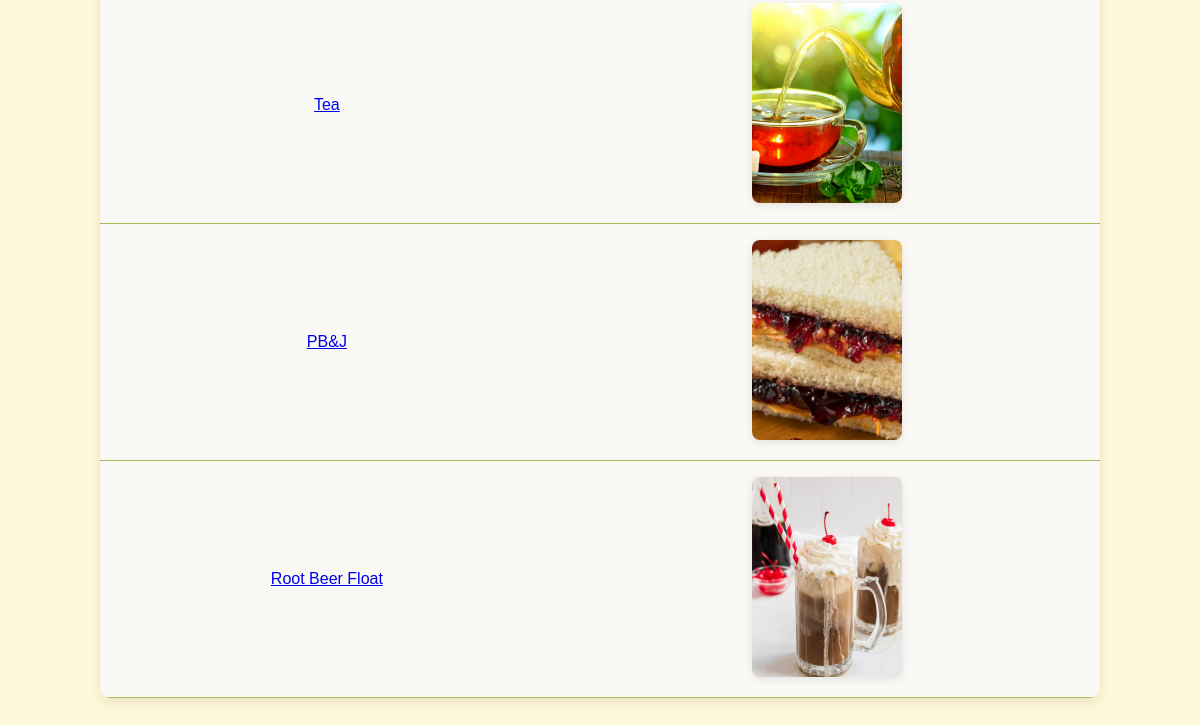
/recipes/ (signed in, lower part), run on an earlier commit of the app's database.
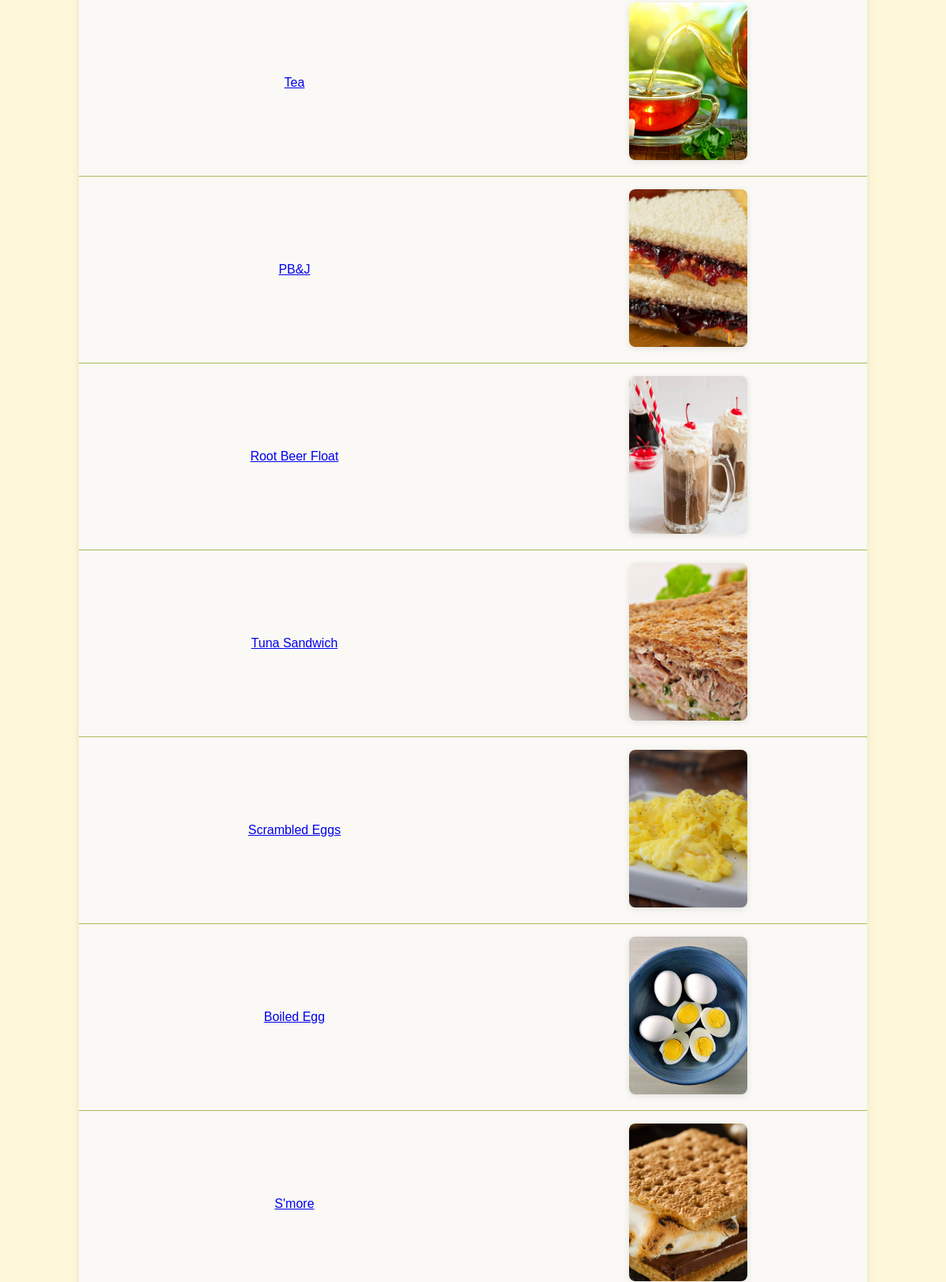
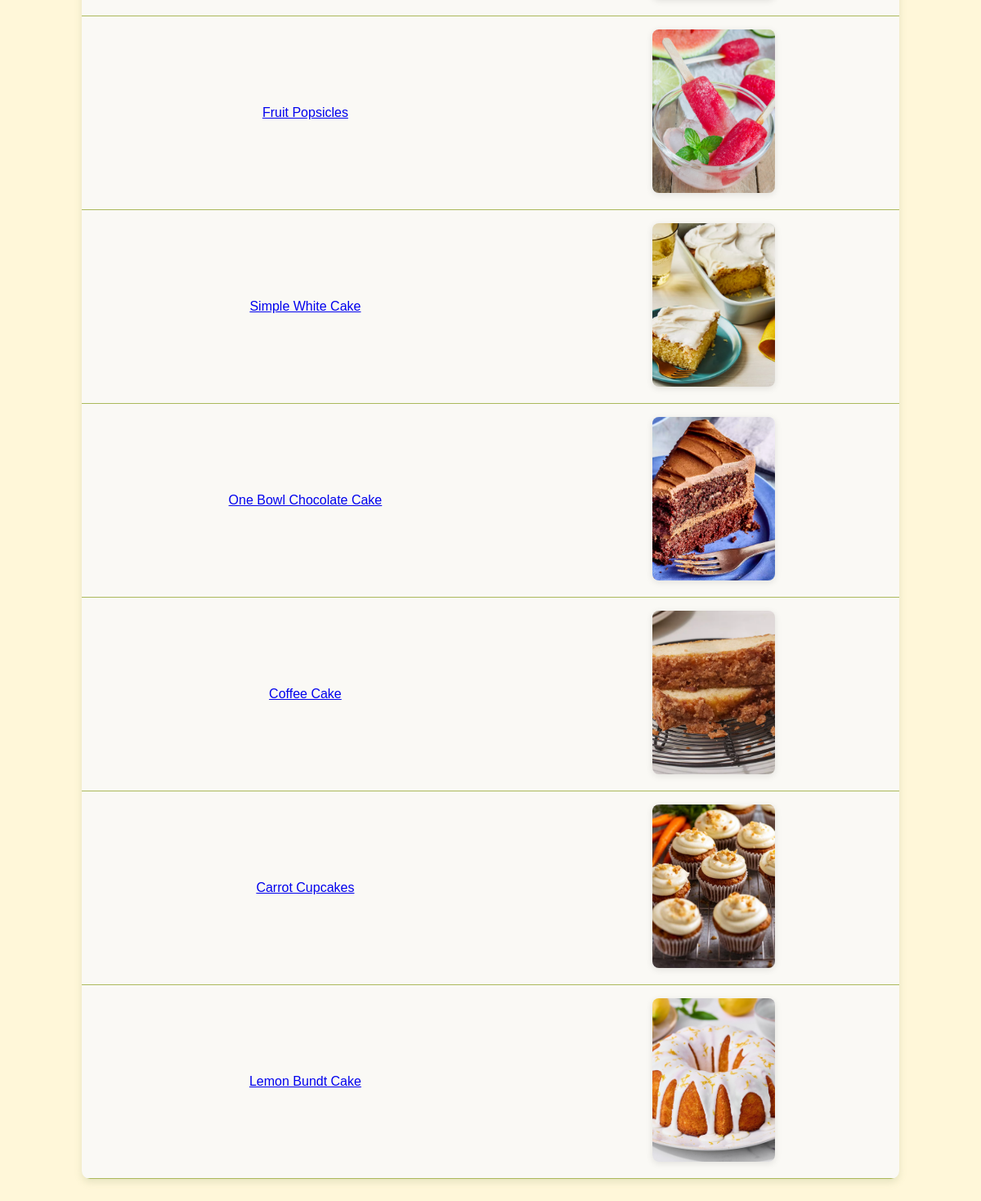
And on a later commit of the database (2 pictures, top to bottom).
### recipes/models.py (models this page shows, shortened)
class Recipe(models.Model):
  recipe_id=models.AutoField(primary_key=True)
  name=models.CharField(max_length=120)
  ingredients=models.TextField(default="no ingredients")
  cooking_time=models.FloatField(help_text="in minutes")
  difficulty=models.CharField(max_length=20, choices=difficulty_choices, default='easy')
  pic = models.ImageField(upload_to='recipes', default='no_picture.jpg')
  def get_absolute_url(self):
       return reverse ('detail', kwargs={'pk': self.pk})

### recipes/views.py (the view)
# urls.py: path('recipes/', RecipeListView.as_view(), name='recipe_list'),
class RecipeListView(LoginRequiredMixin, ListView):
    model = Recipe
    template_name = 'recipes/main.html'

### recipes/templates/recipes/main.html (shortened to what this page needs)
{% load static %}
<!DOCTYPE html>
<html lang="en">
<head>
    <link rel="stylesheet" href="{% static 'recipes/style.css' %}">
</head>
<body class="no-bg-image">
<div class="table-wrapper">
    <table>
    <tbody>
    {% for object in object_list %}
        <tr>
            <td>
            <a href="{{ object.get_absolute_url }}">{{ object.name }}</a>
            </td>
            <td>
            <img src="{{ object.pic.url }}" width="150" height="200" alt="{{ object.name }}">
            </td>
        </tr>
    {% endfor %}
    </tbody>
    </table>
</div>
</body>
</html>

### recipes/static/recipes/style.css (style rules this page uses)
body, html { margin: 0; padding: 0; height: 100%; font-family: 'Quicksand', sans-serif; color: #333; background-color: #FFF7D9; }
body.no-bg-image { background-image: none !important; background-color: #FFF7D9 !important; background-attachment: scroll !important; }
table { width: 100%; border-collapse: collapse; margin: 2rem auto; background-color: #FAF9F5; border-radius: 10px; overflow: hidden; box-shadow: 0 4px 10px rgba(130, 148, 97, 0.2); font-family: 'Quicksand', sans-serif; }
th, td { padding: 1rem; text-align: center; color: #333; border-bottom: 1px solid #ABB95B; }
img { border-radius: 8px; object-fit: cover; box-shadow: 0 2px 8px rgba(0,0,0,0.1); }
.table-wrapper { max-width: 1000px; margin: 0 auto; padding: 2rem; }

What changed in the data, as far as the page shows it:
added Recipe: name "Tuna Sandwich", pic (picture)
added Recipe: name "Scrambled Eggs", pic (picture)
added Recipe: name "Boiled Egg", pic (picture)
added Recipe: name "S'more", pic (picture)
added Recipe: name "Fruit Popsicles", pic (picture)
added Recipe: name "Simple White Cake", pic (picture)
added Recipe: name "One Bowl Chocolate Cake", pic (picture)
added Recipe: name "Coffee Cake", pic (picture)
added Recipe: name "Carrot Cupcakes", pic (picture)
added Recipe: name "Lemon Bundt Cake", pic (picture)
